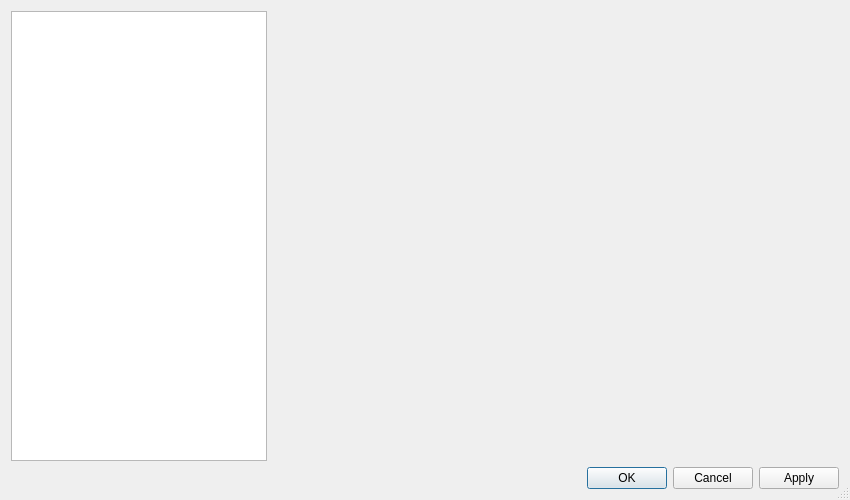
<?xml version="1.0" encoding="UTF-8"?>
<ui version="4.0">
 <class>ConfigDialog</class>
 <widget class="QDialog" name="ConfigDialog">
  <property name="geometry">
   <rect>
    <x>0</x>
    <y>0</y>
    <width>850</width>
    <height>500</height>
   </rect>
  </property>
  <property name="sizePolicy">
   <sizepolicy hsizetype="Fixed" vsizetype="Fixed">
    <horstretch>0</horstretch>
    <verstretch>0</verstretch>
   </sizepolicy>
  </property>
  <property name="minimumSize">
   <size>
    <width>850</width>
    <height>500</height>
   </size>
  </property>
  <property name="maximumSize">
   <size>
    <width>850</width>
    <height>500</height>
   </size>
  </property>
  <property name="windowTitle">
   <string>Mumble Configuration</string>
  </property>
  <property name="sizeGripEnabled">
   <bool>true</bool>
  </property>
  <layout class="QGridLayout" name="gridLayout">
   <item row="0" column="0">
    <widget class="QListWidget" name="qlwIcons">
     <property name="sizePolicy">
      <sizepolicy hsizetype="Minimum" vsizetype="Expanding">
       <horstretch>0</horstretch>
       <verstretch>0</verstretch>
      </sizepolicy>
     </property>
     <property name="iconSize">
      <size>
       <width>24</width>
       <height>24</height>
      </size>
     </property>
     <property name="resizeMode">
      <enum>QListView::Adjust</enum>
     </property>
     <property name="layoutMode">
      <enum>QListView::Batched</enum>
     </property>
     <property name="uniformItemSizes">
      <bool>true</bool>
     </property>
    </widget>
   </item>
   <item row="1" column="0" colspan="3">
    <layout class="QHBoxLayout" name="horizontalLayout">
     <item>
      <widget class="QDialogButtonBox" name="pageButtonBox">
       <property name="orientation">
        <enum>Qt::Horizontal</enum>
       </property>
      </widget>
     </item>
     <item>
      <spacer>
       <property name="orientation">
        <enum>Qt::Horizontal</enum>
       </property>
       <property name="sizeHint" stdset="0">
        <size>
         <width>474</width>
         <height>22</height>
        </size>
       </property>
      </spacer>
     </item>
     <item>
      <widget class="QDialogButtonBox" name="dialogButtonBox">
       <property name="orientation">
        <enum>Qt::Horizontal</enum>
       </property>
       <property name="standardButtons">
        <set>QDialogButtonBox::Apply|QDialogButtonBox::Cancel|QDialogButtonBox::Ok</set>
       </property>
      </widget>
     </item>
    </layout>
   </item>
   <item row="0" column="1">
    <widget class="QStackedWidget" name="qswPages">
     <property name="sizePolicy">
      <sizepolicy hsizetype="Expanding" vsizetype="Expanding">
       <horstretch>1</horstretch>
       <verstretch>0</verstretch>
      </sizepolicy>
     </property>
    </widget>
   </item>
  </layout>
 </widget>
 <resources>
  <include location="mumble.qrc"/>
 </resources>
 <connections>
  <connection>
   <sender>dialogButtonBox</sender>
   <signal>accepted()</signal>
   <receiver>ConfigDialog</receiver>
   <slot>accept()</slot>
   <hints>
    <hint type="sourcelabel">
     <x>167</x>
     <y>344</y>
    </hint>
    <hint type="destinationlabel">
     <x>191</x>
     <y>319</y>
    </hint>
   </hints>
  </connection>
  <connection>
   <sender>dialogButtonBox</sender>
   <signal>rejected()</signal>
   <receiver>ConfigDialog</receiver>
   <slot>reject()</slot>
   <hints>
    <hint type="sourcelabel">
     <x>260</x>
     <y>356</y>
    </hint>
    <hint type="destinationlabel">
     <x>284</x>
     <y>319</y>
    </hint>
   </hints>
  </connection>
 </connections>
</ui>
